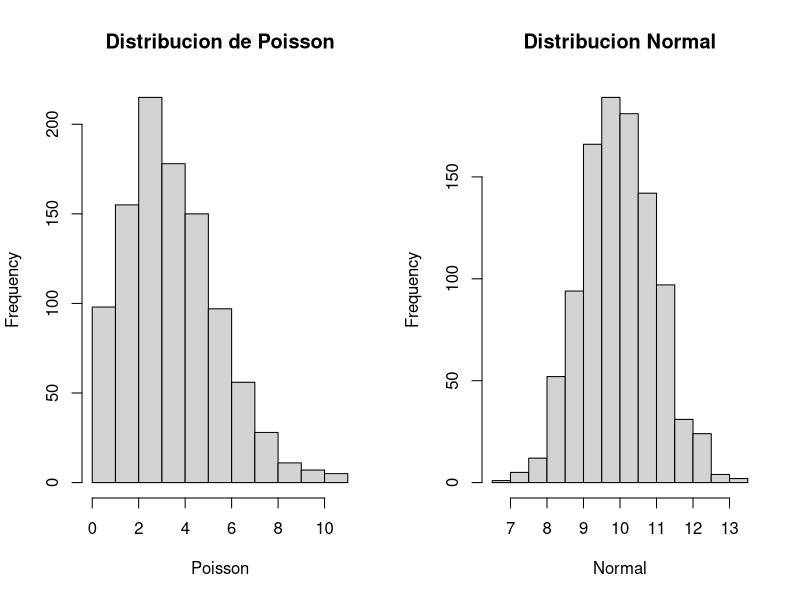

Reproduce this figure in R. (Note: this script raises an error after producing the figure.)
## ---- chunk 1
Poisson <- rpois(1000, lambda = 4)
Normal <- rnorm(1000, 10)
par(mfrow = c(1,2))
hist(Poisson, main = "Distribucion de Poisson")
hist(Normal, main = "Distribucion Normal")
par(mfrow = c(1,1))
## ---- chunk 2
knitr::include_graphics(path = "figs/rosana1.png")
## ---- chunk 3
knitr::include_graphics(path = "figs/temp1.png")
